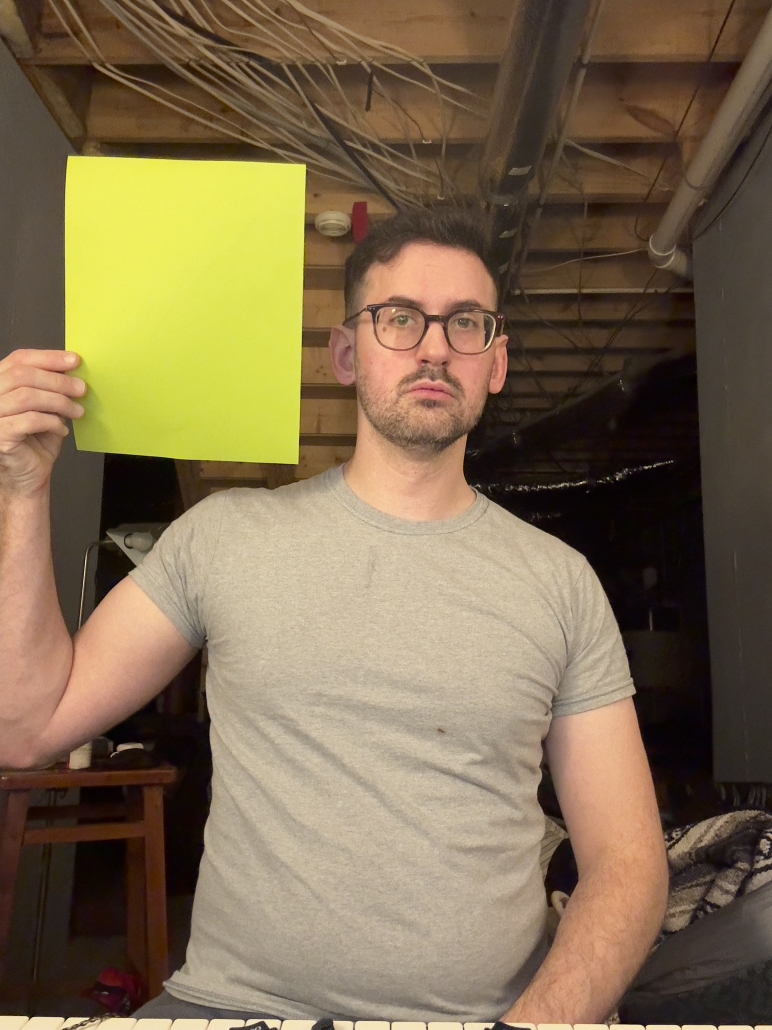
#> input picture images/front.jpg, 2316 x 3088 px (shown at 1/3 size)
$ python -i measurement.py   (imports and definitions only)
#> lines starting #> are read from the running program, lines starting #| are printed output that depends on the picture; after the words box and inside, x2 and y2 are one past the last pixel; in counts of white or black regions, pixels touching at a corner belong together
from __future__ import annotations

from dataclasses import dataclass
from pathlib import Path
from textwrap import fill

import cv2
from matplotlib.axes import Axes
from matplotlib.backend_bases import MouseButton
from matplotlib.widgets import Button
import matplotlib.pyplot as plt
import numpy as np


@dataclass
class MeasurementSpec:
    key: str
    label: str
    kind: str
    image: str
    instructions: str
    point_labels: tuple[str, ...] = ()


@dataclass
class CalibratedImage:
    image: np.ndarray
    transform: np.ndarray


@dataclass
class Landmark:
    label: str
    point: np.ndarray


_POINT_PICK_RADIUS_PX = 18.0
_TITLE_WRAP_WIDTH = 72
_STATUS_WRAP_WIDTH = 96


MEASUREMENT_SPECS: list[MeasurementSpec] = [
    MeasurementSpec(
        "x1",
        "Head width",
        "distance",
        "front",
        "Click the farthest left and farthest right visible edges of the head in the front view. Ignore loose hair if possible.",
        ("Head left", "Head right"),
    ),
    MeasurementSpec(
        "x2",
        "Head height",
        "distance",
        "side",
        "Click the highest visible point of the skull and the lowest visible point of the head profile in the side view.",
        ("Head top", "Head bottom"),
    ),
    MeasurementSpec(
        "x3",
        "Head depth",
        "distance",
        "side",
        "Click the most forward point and the most rearward point of the head profile in the side view.",
        ("Head front", "Head back"),
    ),
    MeasurementSpec(
        "x4",
        "Pinna offset down",
        "center_distance",
        "side",
        "Click the ear landmark you want to measure relative to the head center, usually the center of the ear opening or ear canal area. This step represents how far below the head center the pinna sits.",
        ("Ear landmark",),
    ),
    MeasurementSpec(
        "x5",
        "Pinna offset back",
        "center_distance",
        "side",
        "Click the ear landmark you want to measure relative to the head center, usually the center of the ear opening or ear canal area. This step represents how far behind the head center the pinna sits.",
        ("Ear landmark",),
    ),
    MeasurementSpec(
        "x6",
        "Neck width",
        "distance",
        "front",
        "Click the left and right outer edges of the neck where it is widest in the front view.",
        ("Neck left", "Neck right"),
    ),
    MeasurementSpec(
        "x7",
        "Neck height",
        "distance",
        "side",
        "Click the top and bottom of the visible neck region in the side view.",
        ("Neck top", "Neck bottom"),
    ),
    MeasurementSpec(
        "x8",
        "Neck depth",
        "distance",
        "side",
        "Click the most forward and most rearward points of the neck region in the side view.",
        ("Neck front", "Neck back"),
    ),
    MeasurementSpec(
        "x9",
        "Torso top width",
        "distance",
        "front",
        "Click the left and right outer edges of the upper torso in the front view.",
        ("Torso left", "Torso right"),
    ),
    MeasurementSpec(
        "x10",
        "Torso top height",
        "distance",
        "side",
        "Click the top and bottom limits of the upper torso region in the side view.",
        ("Torso top", "Torso bottom"),
    ),
    MeasurementSpec(
        "x11",
        "Torso top depth",
        "distance",
        "side",
        "Click the most forward and most rearward points of the upper torso in the side view.",
        ("Torso front", "Torso back"),
    ),
    MeasurementSpec(
        "x12",
        "Shoulder width",
        "distance",
        "front",
        "Click the left and right outer shoulder points in the front view.",
        ("Shoulder left", "Shoulder right"),
    ),
    MeasurementSpec(
        "x13",
        "Head offset forward",
        "center_distance",
        "side",
        "Click the forward landmark to measure from the head center, usually the most forward point on the forehead or face profile.",
        ("Face front",),
    ),
    MeasurementSpec("x14", "Height in inches", "numeric", "manual", "Type the person's standing height in inches."),
    MeasurementSpec("x15", "Seated height", "numeric", "manual", "Type the person's seated height in inches."),
    MeasurementSpec("x16", "Head circumference", "numeric", "manual", "Type the measured head circumference in inches."),
    MeasurementSpec("x17", "Shoulder circumference", "numeric", "manual", "Type the measured shoulder circumference in inches."),
]


# [107 lines left out: functions collect_anthropometrics, load_anthropometrics_json, _write_measurement_json, _dump_json, _parse_json_values, _load_image and 1 more, not called in this run]


def _detect_document_corners(image: np.ndarray) -> np.ndarray | None:
    gray = cv2.cvtColor(image, cv2.COLOR_RGB2GRAY) if image.ndim == 3 else image
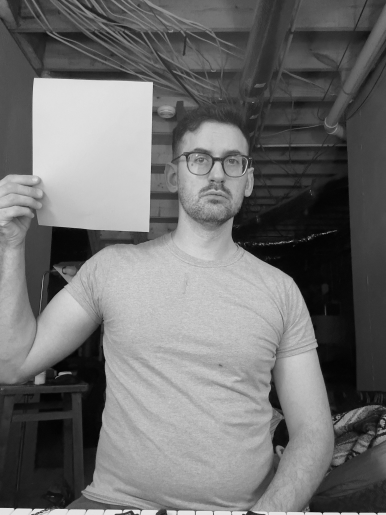
#> gray: shape (3088, 2316) (shown at 1/6 size); min 0, max 247, mean 111.3
    blurred = cv2.GaussianBlur(gray, (5, 5), 0)
    edges = cv2.Canny(blurred, 50, 150)
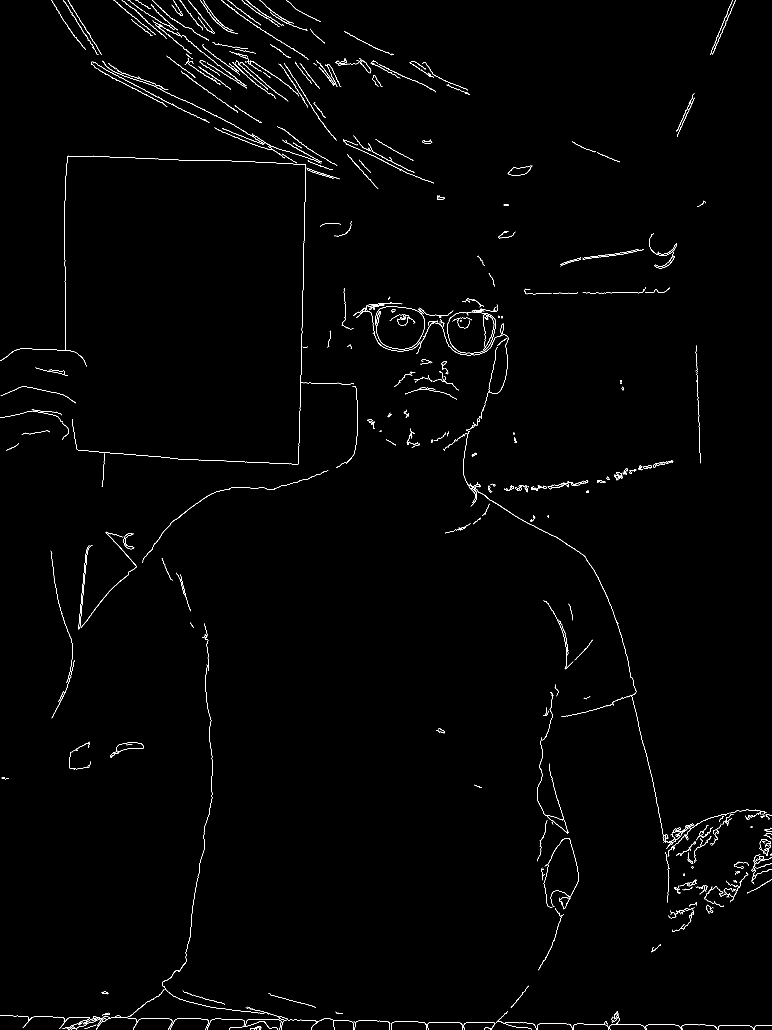
#> edges: shape (3088, 2316) (shown at 1/3 size); 0.74% white in thin lines or dots
    contours, _ = cv2.findContours(edges, cv2.RETR_LIST, cv2.CHAIN_APPROX_SIMPLE)
#> contours = 520 contours, 297 with area under 20; largest, box (x1, y1, x2, y2) and area: (1080, 181, 1114, 220) 462, (1081, 181, 1114, 220) 414, (1389, 1293, 1993, 2528) 375, (242, 1595, 411, 1883) 244, (427, 1410, 985, 1688) 203
    best = None
    best_area = 0.0
    for contour in contours:
        perimeter = cv2.arcLength(contour, True)
        approx = cv2.approxPolyDP(contour, 0.02 * perimeter, True)
        if len(approx) != 4:
            continue
        area = cv2.contourArea(approx)
        if area > best_area:
            best_area = area
            best = approx.reshape(4, 2)
#> this loop made 520 passes
#> (perimeter, area, best_area, best) on passes 133, 235, 411: (299.8, 105, 105, [[2080, 2472], [2057, 2477], [2070, 2480], [2012, 2534]]), (1412.5, 138.5, 138.5, [[984, 1410], [638, 1479], [427, 1687], [639, 1479]]), (532.7, 917.5, 917.5, [[643, 383], [853, 474], [806, 439], [813, 449]])
#> after the loop, best_area = 917.5
    if best is None or best_area < 10000:
        return None
    return _order_quadrilateral(best.astype(np.float32))


# [57 lines left out: functions _confirm_auto_detection, _click_ordered_corners, _click_points, _document_destination_points, not called in this run]


def _build_document_transform(points: np.ndarray) -> np.ndarray:
    return cv2.getPerspectiveTransform(points, _document_destination_points())


def _transform_points(points: np.ndarray, transform: np.ndarray) -> np.ndarray:
    return cv2.perspectiveTransform(points.reshape(1, -1, 2), transform).reshape(-1, 2)


# [24 lines left out: functions _order_quadrilateral, _draw_landmarks, not called in this run]


def _wrap_display_text(text: str, width: int) -> str:
    return fill(text, width=width, break_long_words=False, break_on_hyphens=False)


def _set_wrapped_title(ax: Axes, title: str) -> None:
    ax.set_title(_wrap_display_text(title, _TITLE_WRAP_WIDTH), wrap=True, pad=16)


# [6 lines left out: function _resolve_point_labels, not called in this run]


class _PointSelectionSession:
    # [69 lines left out: functions __init__, run, _on_press, _on_motion, not called in this run]

    def _on_release(self, _event) -> None:
        self.active_index = None

    # [51 lines left out: functions _on_confirm, _find_point_index, _event_to_data_point, _refresh, not called in this run]

    def _set_status(self, message: str) -> None:
        if self.status_text is not None:
            self.status_text.set_text(_wrap_display_text(message, _STATUS_WRAP_WIDTH))


# [54 lines left out: functions _capture_distance, _capture_center, _capture_center_distance, not called in this run]


def _capture_numeric(label: str, instructions: str) -> float:
    prompt = f"{label} - {instructions}\nEnter numeric value in inches: "
    return float(input(prompt).strip())


def _pixel_distance_cm(a: np.ndarray, b: np.ndarray) -> float:
    return float(np.linalg.norm(a - b) * 2.54 / 100.0)

>>> import cv2
>>> picture = cv2.cvtColor(cv2.imread('../../images/front.jpg'), cv2.COLOR_BGR2RGB)
>>> result = _detect_document_corners(picture)

$ run again, on images/right.jpg
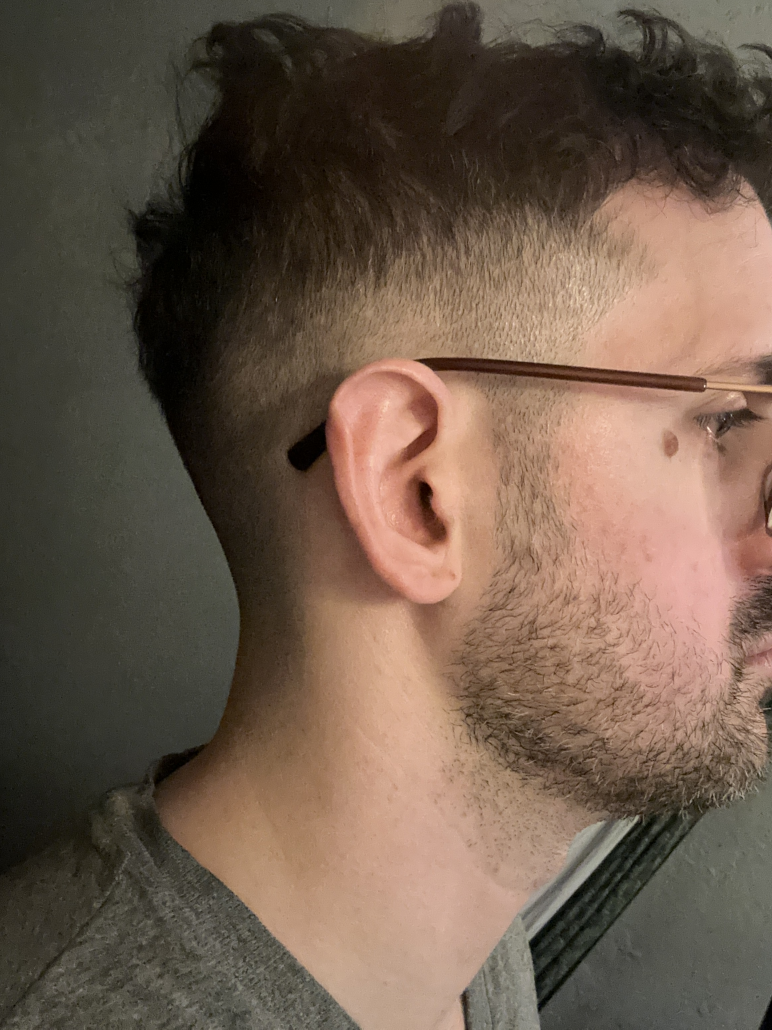
#> input picture images/right.jpg, 2316 x 3088 px (shown at 1/3 size)
#> in _detect_document_corners, `gray = cv2.cvtColor(image, cv2.COLOR_RGB2GRAY) if image.ndim == 3 else..`:
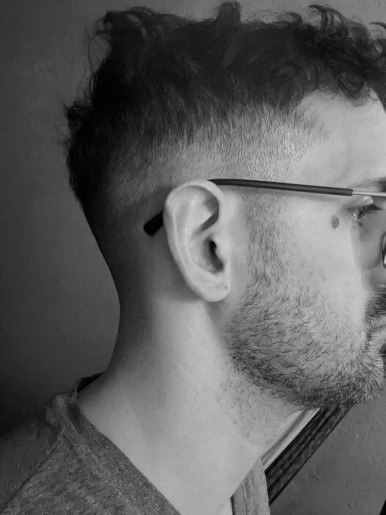
#> gray: shape (3088, 2316) (shown at 1/6 size); min 0, max 247, mean 94.3
#> in _detect_document_corners, `edges = cv2.Canny(blurred, 50, 150)`:
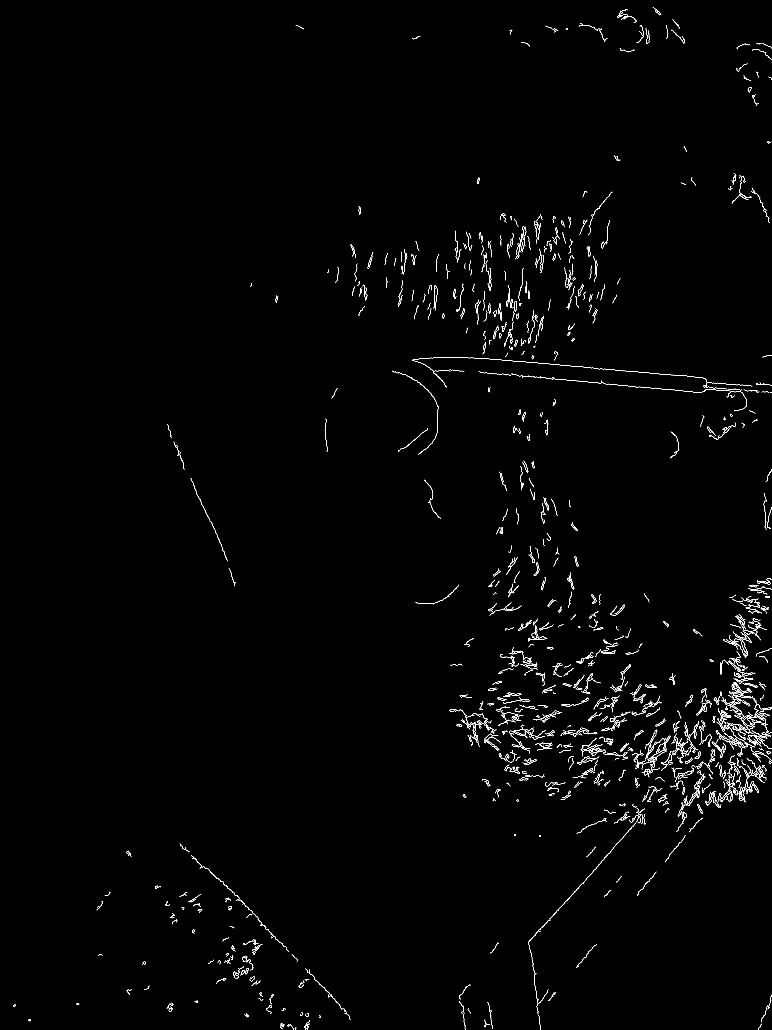
#> edges: shape (3088, 2316) (shown at 1/3 size); 0.77% white in thin lines or dots
#> contours = 1051 contours, 793 with area under 20; largest, box (x1, y1, x2, y2) and area: (1452, 2201, 1502, 2230) 220, (1901, 2082, 1937, 2110) 208, (2135, 2224, 2178, 2274) 198, (1675, 2469, 1908, 2728) 182, (1901, 2082, 1937, 2103) 180
#> the loop in _detect_document_corners, `for contour in contours:` made 1051 passes
#> (perimeter, area, best_area, best) on passes 90, 115, 396: (238.7, 22, 22, [[1651, 2759], [1586, 2824], [1588, 2841], [1585, 2826]]), (473.2, 88.5, 88.5, [[574, 2566], [600, 2605], [625, 2607], [720, 2698]]), (522.8, 239.5, 239.5, [[1791, 2199], [1705, 2198], [1740, 2185], [1689, 2203]])
#> after the loop in _detect_document_corners, `for contour in contours:`: best_area = 239.5

$ run again, on images/side.jpg
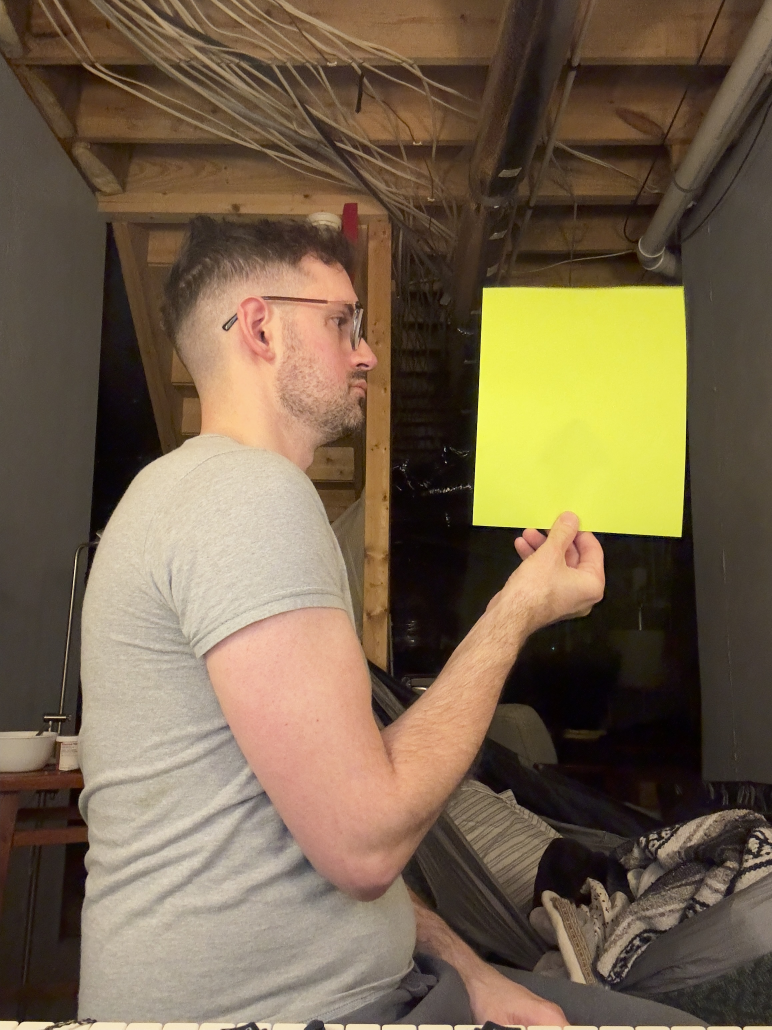
#> input picture images/side.jpg, 2316 x 3088 px (shown at 1/3 size)
#> in _detect_document_corners, `gray = cv2.cvtColor(image, cv2.COLOR_RGB2GRAY) if image.ndim == 3 else..`:
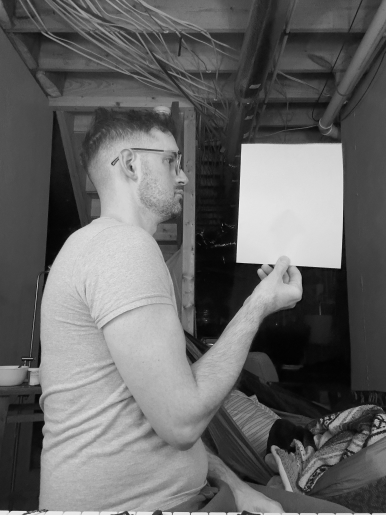
#> gray: shape (3088, 2316) (shown at 1/6 size); min 0, max 248, mean 102.7
#> in _detect_document_corners, `edges = cv2.Canny(blurred, 50, 150)`:
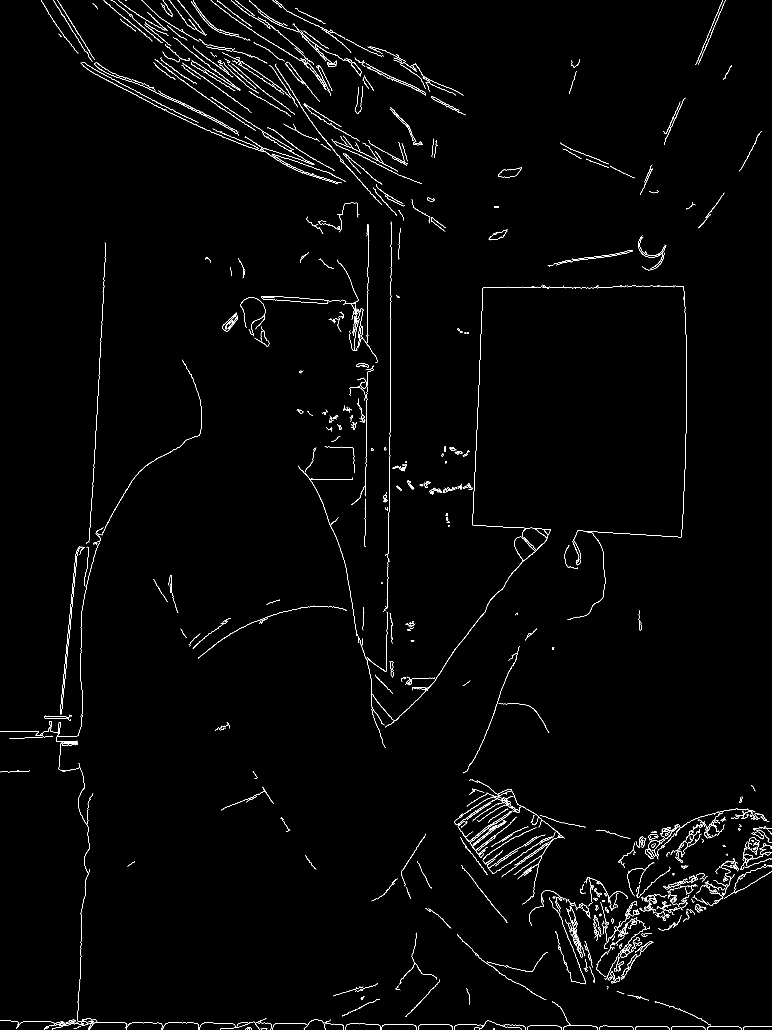
#> edges: shape (3088, 2316) (shown at 1/3 size); 1.1% white in thin lines or dots
#> contours = 878 contours, 524 with area under 20; largest, box (x1, y1, x2, y2) and area: (1495, 502, 1566, 533) 1225, (1495, 503, 1566, 533) 1194, (1053, 186, 1084, 229) 440, (1054, 186, 1084, 224) 389, (1280, 860, 1653, 2072) 371
#> the loop in _detect_document_corners, `for contour in contours:` made 878 passes
#> (perimeter, area, best_area, best) on passes 79, 107, 158, 250, 452: (148.4, 20, 20, [[1641, 2856], [1628, 2865], [1601, 2908], [1628, 2866]]), (136.2, 22, 22, [[1372, 2803], [1387, 2823], [1416, 2847], [1390, 2825]]), (193.7, 30, 30, [[1286, 2725], [1312, 2743], [1353, 2785], [1313, 2743]]), (248.8, 33.5, 33.5, [[1192, 2636], [1151, 2683], [1114, 2703], [1152, 2683]]), (421.4, 42.5, 42.5, [[1496, 2111], [1588, 2118], [1647, 2196], [1589, 2118]])
#> after the loop in _detect_document_corners, `for contour in contours:`: best_area = 1120
